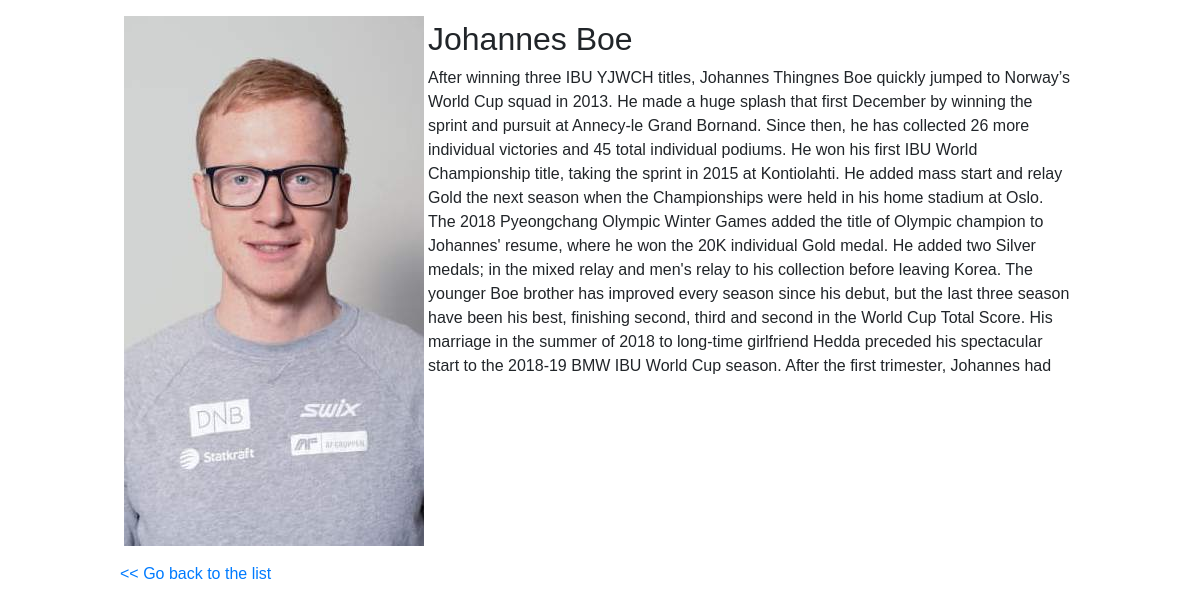
The page /php/view.php?id=68 on the database its author committed.
### tables this page shows
CREATE TABLE IF NOT EXISTS `article` (
  `id` int(10) UNSIGNED NOT NULL AUTO_INCREMENT,
  `pub_date` datetime NOT NULL DEFAULT CURRENT_TIMESTAMP,
  `img` varchar(255) DEFAULT NULL,
  `title` varchar(255) NOT NULL,
  `description` text NOT NULL,
  PRIMARY KEY (`id`),
  UNIQUE KEY `id` (`id`),
  KEY `pub_date` (`pub_date`),
  KEY `title` (`title`)
);

### php/dbconnect.php (called while the page is built, shortened)
<?php
function GetFromDBWithId($Id, $connectionIn) {
	$SQL = $connectionIn->prepare('SELECT * FROM `article` WHERE id = :Id');
	$SQL->bindParam(':Id', $Id, PDO::PARAM_INT);
	$SQL->execute();
	$SQL->setFetchMode(PDO::FETCH_ASSOC);
	$abc = $SQL->fetchAll();
	return $abc;
}
?>

### php/view.php (the view, shortened to what this page needs)
<?php
include 'dbconnect.php';
include 'footer.php';
include 'header.php';
$result = GetFromDBWithId($_GET['id'],$connection);
for ($count = 0; $count < count($result); $count++) {
	if(is_array($result[$count]) == true ) {
        echo "<div class='row' style='width: 80%; margin: 1rem auto;'><div><img src='".$result[$count]['img']."'></div>"."
              <div class='column' style='max-width: 70%'><h2>".$result[$count]['title']."</h2>".
              "<p>".$result[$count]['description']."</p></div></div>";
	}
	echo "<p style='height: 1.5rem; width: 80%; margin: 1rem auto;'><a href='list.php'><< Go back to the list </a></p>";
}
include 'footer.php';

### style/style.css (style rules this page uses)
* { box-sizing: border-box; margin: 0; padding: 0; }
body { margin: 0; font-family: Arial; }
.row { display: -ms-flexbox; display: flex; -ms-flex-wrap: wrap; flex-wrap: wrap; padding: 0 4px; }
.column { -ms-flex: 25%; flex: 25%; max-width: 25%; padding: 4px 4px; }
p { margin: 0; height: 60%; overflow: hidden; }

### rows shown on the page
article: img (picture), title "Johannes Boe", description "After winning three IBU YJWCH titles, Johannes Thingnes Boe quickly jumped to Norway’s World Cup squad in 2013. He made a huge splash that first December by winning the sprint and pursuit at Annecy-le Grand Bornand. Since then, he has collected 26 more individual victories and 45 total individual podiums. He won his first IBU World Championship title, taking the sprint in 2015 at Kontiolahti. He added mass start and relay Gold the next season when the Championships were held in his home stadium at Oslo. The 2018 Pyeongchang Olympic Winter Games added the title of Olympic champion to Johannes' resume, where he won the 20K individual Gold medal. He added two Silver medals; in the mixed relay…"
